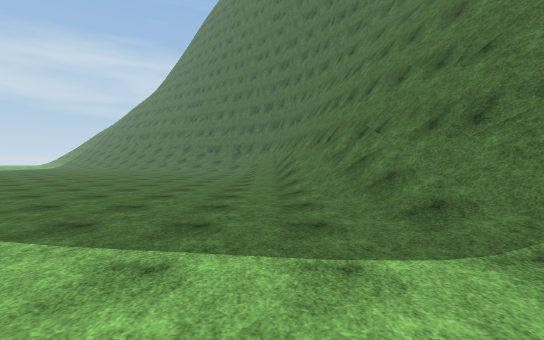
[1] (above)

18 first-person views from a walk through a 3-D level made in the Unity game engine. The camera is 1.4 m above the floor, tilts 2° down and sees 85° across. The floor is counted in squares, 2 m on a side. Each view is taken from the middle of a square. On the plan, view 1 faces up. The plan holds only what a view shows up to about 10 squares ahead; the rest is blank. The place goes on beyond the plan. Surface patterns are stand-ins for the level's own textures.

[2]
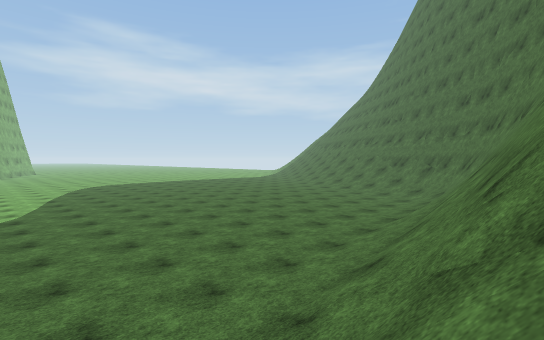

[3]
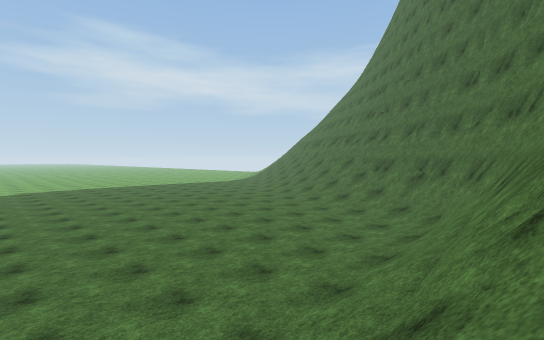

[4]
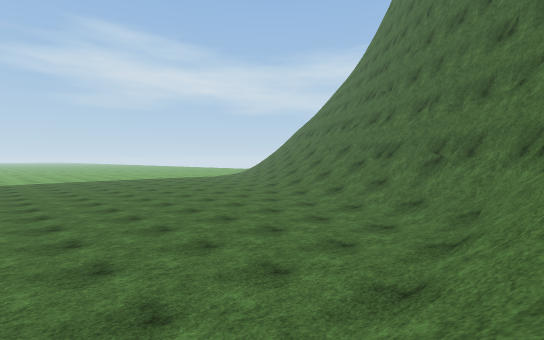

[5]
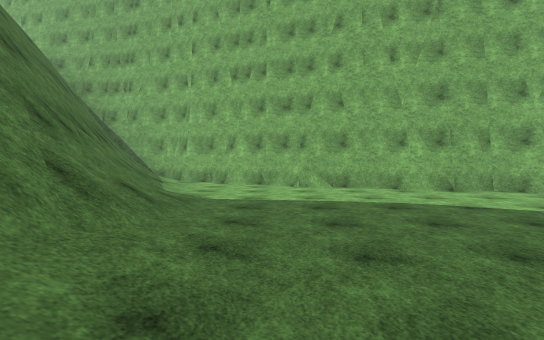

[6]
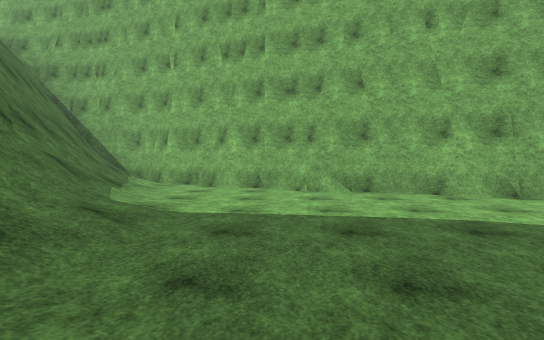

[7]
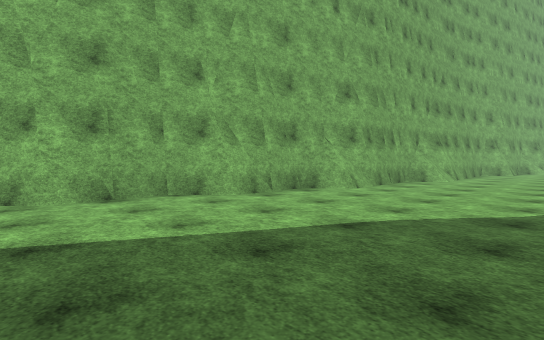

[8]
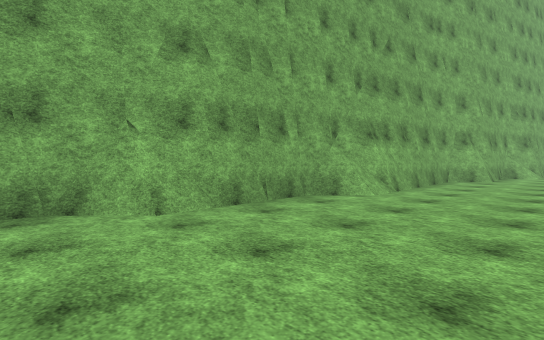

[9]
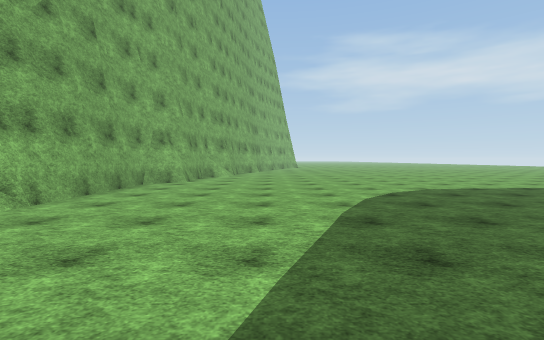

[10]
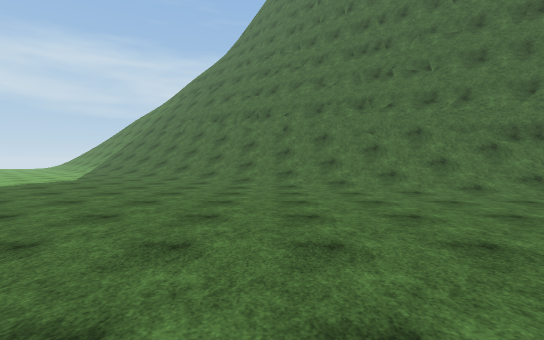

[11]
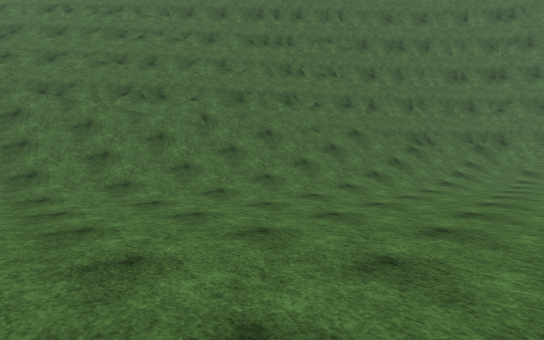

[12]
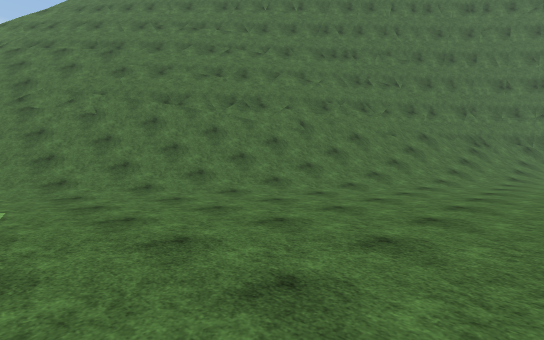

[13]
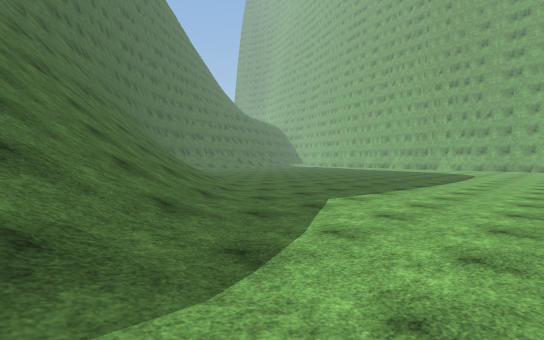

[14]
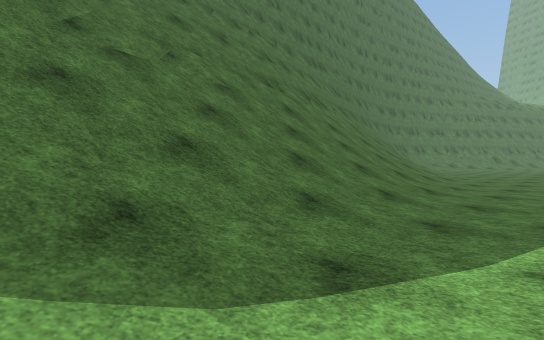

[15]
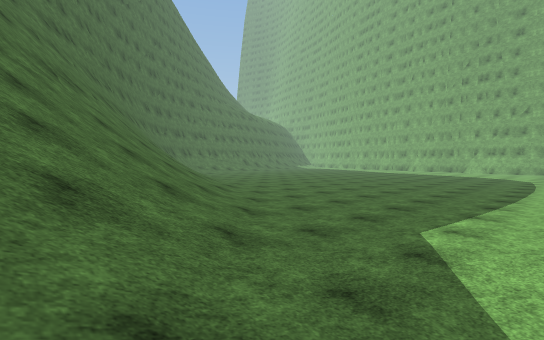

[16]
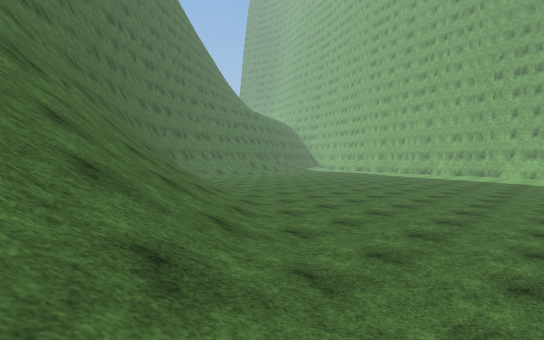

[17]
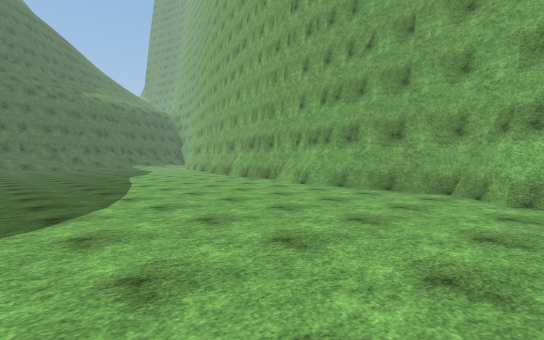

[18]
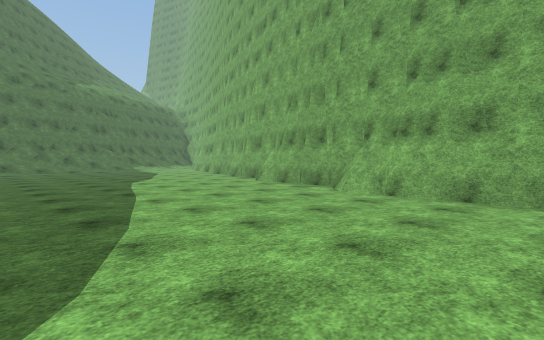

### Floor plan
Key: @ floor where view 1 was taken; # wall or solid block; . floor; / step, stairs or slope; v drop or lower ground.
Columns run from 20 left of view 1 to 5 right of it. Each row starts with its distance up from view 1.
 30     //
 29    /////##
 28   ///////##
 27 ///////#vv#
 26 .///////###
 25 ..///////###
 24 ....//////###
 23 .....///////###
 22 ......///////###
 21 ........///////##
 20 ..........//////###
 19 ............//////##
 18 ............../////#
 17 ................///##
 16  .................//##
 15 ...................//#
 14 ...................//#
 13 ...................//#
 12 ...................//#
 11 .......  ..........//##
 10 ....................//#
  9 ....................//#
  8 ....................//#
  7 ....................//##
  6 .....................//#
  5 .....................//#
  4 ##...................//#
  3  ######.............../##
  2       #####.........../##
  1           ####........//##
  0              ####...@../##
 -1                 ###//..//#
 -2                   ####///#
 -3                      ###//
 -4                        ###

Where each view was taken, in squares from view 1:
view 1: 0 up, 0 right, facing up
view 2: 5 up, 2 right, facing up-left
view 3: 9 up, 1 right, facing up-left
view 4: 11 up, 0 right, facing up-left
view 5: 8 up, 0 right, facing down
view 6: 6 up, 0 right, facing down
view 7: 6 up, 3 left, facing down-left
view 8: 6 up, 8 left, facing down-left
view 9: 7 up, 10 left, facing left
view 10: 12 up, 10 left, facing up
view 11: 16 up, 14 left, facing up-right
view 12: 17 up, 17 left, facing up-right
view 13: 27 up, 20 left, facing down-right
view 14: 26 up, 20 left, facing right
view 15: 26 up, 18 left, facing down-right
view 16: 25 up, 16 left, facing down-right
view 17: 10 up, 20 left, facing down-right
view 18: 9 up, 17 left, facing down-right
